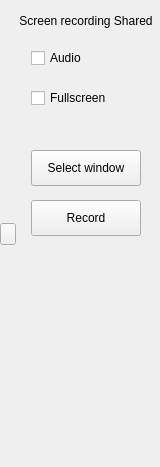
<?xml version="1.0" encoding="UTF-8"?>
<!-- 
 * Copyright (C) 2013 ~ 2021 KylinSoft Ltd.
 *
 * Authors:
 *  Kobe Lee    lixiang@kylinos.cn
 *
 * This program is free software; you can redistribute it and/or modify
 * it under the terms of the GNU General Public License as published by
 * the Free Software Foundation; version 3.
 *
 * This program is distributed in the hope that it will be useful,
 * but WITHOUT ANY WARRANTY; without even the implied warranty of
 * MERCHANTABILITY or FITNESS FOR A PARTICULAR PURPOSE.  See the
 * GNU General Public License for more details.
 *
 * You should have received a copy of the GNU General Public License
 * along with this program.  If not, see <http://www.gnu.org/licenses/>.
-->

<ui version="4.0">
 <class>RecordScreenWidget</class>
 <widget class="QWidget" name="RecordScreenWidget">
  <property name="geometry">
   <rect>
    <x>0</x>
    <y>0</y>
    <width>160</width>
    <height>467</height>
   </rect>
  </property>
  <property name="windowTitle">
   <string>Screen recording Shared</string>
  </property>
  <property name="styleSheet">
   <string notr="true"/>
  </property>
  <layout class="QHBoxLayout" name="horizontalLayout">
   <property name="spacing">
    <number>0</number>
   </property>
   <property name="leftMargin">
    <number>0</number>
   </property>
   <property name="topMargin">
    <number>0</number>
   </property>
   <property name="rightMargin">
    <number>0</number>
   </property>
   <property name="bottomMargin">
    <number>0</number>
   </property>
   <item>
    <widget class="QWidget" name="left" native="true">
     <property name="minimumSize">
      <size>
       <width>16</width>
       <height>0</height>
      </size>
     </property>
     <property name="maximumSize">
      <size>
       <width>16</width>
       <height>16777215</height>
      </size>
     </property>
     <property name="styleSheet">
      <string notr="true"/>
     </property>
     <layout class="QVBoxLayout" name="verticalLayout">
      <property name="spacing">
       <number>0</number>
      </property>
      <property name="leftMargin">
       <number>0</number>
      </property>
      <property name="topMargin">
       <number>0</number>
      </property>
      <property name="rightMargin">
       <number>0</number>
      </property>
      <property name="bottomMargin">
       <number>0</number>
      </property>
      <item>
       <spacer name="verticalSpacer">
        <property name="orientation">
         <enum>Qt::Vertical</enum>
        </property>
        <property name="sizeHint" stdset="0">
         <size>
          <width>13</width>
          <height>220</height>
         </size>
        </property>
       </spacer>
      </item>
      <item>
       <widget class="QPushButton" name="btn_left">
        <property name="styleSheet">
         <string notr="true"/>
        </property>
        <property name="text">
         <string/>
        </property>
       </widget>
      </item>
      <item>
       <spacer name="verticalSpacer_2">
        <property name="orientation">
         <enum>Qt::Vertical</enum>
        </property>
        <property name="sizeHint" stdset="0">
         <size>
          <width>13</width>
          <height>219</height>
         </size>
        </property>
       </spacer>
      </item>
     </layout>
    </widget>
   </item>
   <item>
    <widget class="QWidget" name="right" native="true">
     <property name="styleSheet">
      <string notr="true"/>
     </property>
     <widget class="QPushButton" name="selectRegionBtn">
      <property name="geometry">
       <rect>
        <x>15</x>
        <y>150</y>
        <width>110</width>
        <height>36</height>
       </rect>
      </property>
      <property name="text">
       <string>Select window</string>
      </property>
     </widget>
     <widget class="QPushButton" name="recordBtn">
      <property name="geometry">
       <rect>
        <x>15</x>
        <y>200</y>
        <width>110</width>
        <height>36</height>
       </rect>
      </property>
      <property name="text">
       <string>Record</string>
      </property>
     </widget>
     <widget class="QCheckBox" name="audioCheckBox">
      <property name="geometry">
       <rect>
        <x>15</x>
        <y>40</y>
        <width>95</width>
        <height>36</height>
       </rect>
      </property>
      <property name="text">
       <string>Audio</string>
      </property>
     </widget>
     <widget class="QCheckBox" name="fullscreenCheckBox">
      <property name="geometry">
       <rect>
        <x>15</x>
        <y>80</y>
        <width>95</width>
        <height>36</height>
       </rect>
      </property>
      <property name="text">
       <string>Fullscreen</string>
      </property>
     </widget>
     <widget class="QLabel" name="controlTitleLabel_2">
      <property name="geometry">
       <rect>
        <x>0</x>
        <y>5</y>
        <width>140</width>
        <height>31</height>
       </rect>
      </property>
      <property name="text">
       <string>Screen recording Shared</string>
      </property>
      <property name="alignment">
       <set>Qt::AlignCenter</set>
      </property>
     </widget>
    </widget>
   </item>
  </layout>
 </widget>
 <resources/>
 <connections/>
</ui>
